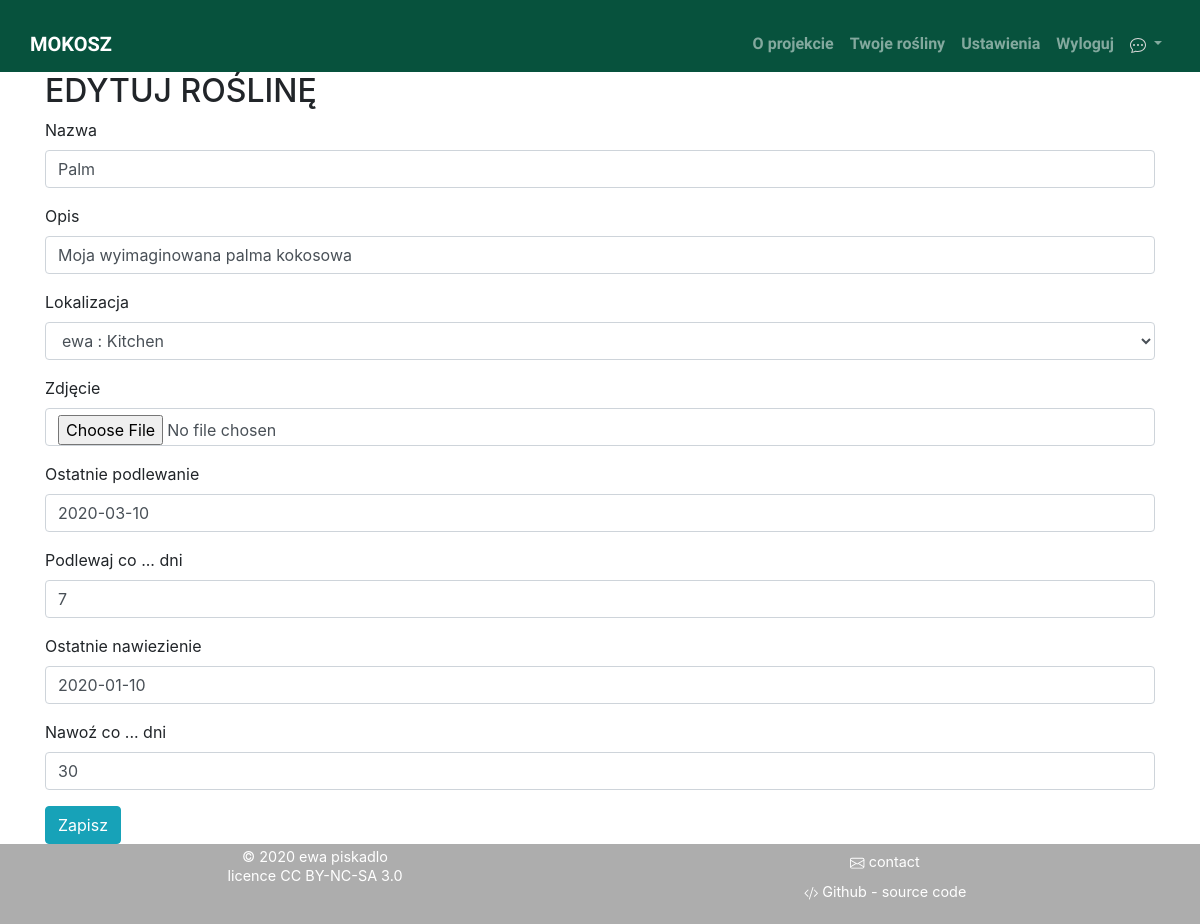
Screenshot of /pl/manager/edit/ewa_palm (signed in) with the database file from the repository.
### manager/models.py (models this page shows, shortened)
class Plant(models.Model):
    owner = models.ForeignKey(User, on_delete=models.CASCADE, related_name="user")
    name = models.CharField(_('name'),max_length=30)
    slug = models.SlugField(allow_unicode=True, default="")
    description = models.CharField(_('description'),max_length=256, blank=True, default="")
    location = models.ForeignKey(Location, on_delete=models.CASCADE, related_name='location', verbose_name=_('location'), blank=True, default="")
    plant_image = models.ImageField(_('image'),upload_to='media/plant_pics', blank=True)
    last_water = models.DateField(_('last watered'),default=date.today)
    water_every = models.PositiveIntegerField(
        _('water every'),
        default=7,
        editable=True,
        validators=[MinValueValidator(1),
        MaxValueValidator(60)])
    last_fertilize = models.DateField(_('last fertilized'), default=date.today)
    fertilize_every = models.PositiveIntegerField(
        _('fertilize every'),
        default=30,
        editable=True,
        validators=[MinValueValidator(1),
        MaxValueValidator(60)])
    class Meta:
        verbose_name = _('plant')
        verbose_name_plural = _('plants')
        ordering = ['location']
        unique_together = ['owner', 'name']
    def __str__(self):
        return self.name

### manager/views.py (the view)
# urls.py: path('edit/<slug:slug>', views.PlantEdit.as_view(), name='editPlant'),
class PlantEdit(LoginRequiredMixin, UpdateView):
    model = Plant
    template_name = 'manager/edit_plant.html'
    success_url = ''
    form_class = PlantEditForm
    def get_object(self, *args, **kwargs):
        edited_plant = get_object_or_404(Plant, slug=self.kwargs['slug'])
        print(edited_plant)
        return edited_plant
    def get_form_kwargs(self):
        kwargs = super(PlantEdit, self).get_form_kwargs()
        kwargs.update({'user' : self.request.user})
        return kwargs

### manager/forms.py
class PlantEditForm(ModelForm):
    class Meta:
        model = Plant
        exclude = ['slug', 'owner']
    def __init__(self, *args, **kwargs):
        user = kwargs.pop('user')
        super(PlantEditForm,self).__init__(*args, **kwargs)
        self.fields['location'].queryset = Location.objects.filter(owner=user)

### manager/models.py (called while the page is built)
    def __str__(self):
        return f'{self.owner} : {self.room}'

### manager/templates/manager/edit_plant.html (shortened to what this page needs)
{% extends "base.html" %}
{% load bootstrap4 i18n %}
{% block body_block%}
<div class="container">
    <h2>{% trans "EDIT PLANT" %}</h2>
    <form method="POST">
        {% bootstrap_form form %}
        <input type="submit" class='btn btn-info align-self-center mx-auto' value={% trans "Save" %}>
    </form>
</div>
{% endblock %}

### rows the page displays
Plant: name "Palm", description "Moja wyimaginowana palma kokosowa", location "ewa : Kitchen", last_water "2020-03-10", water_every "7", last_fertilize "2020-01-10", fertilize_every "30"
